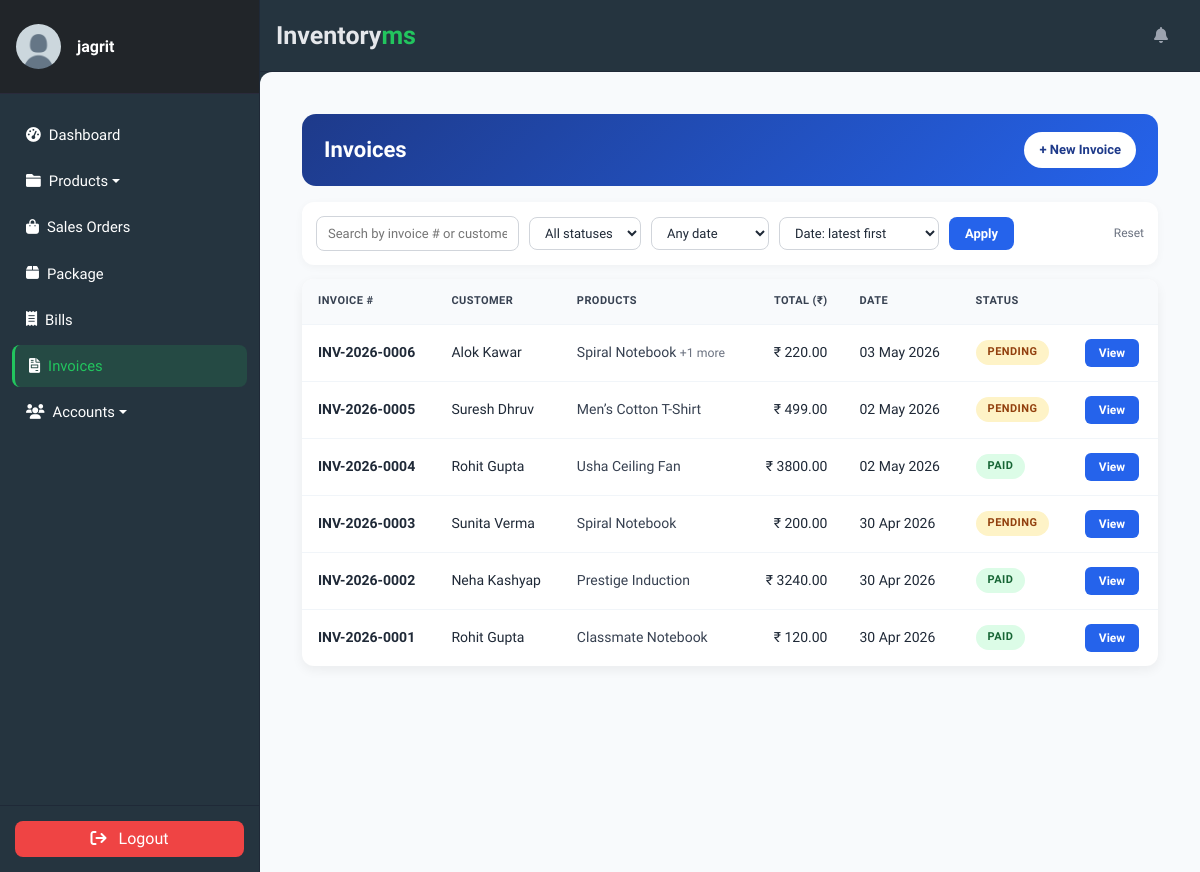
Before: /invoice/invoices/ (signed in) with the older database file.
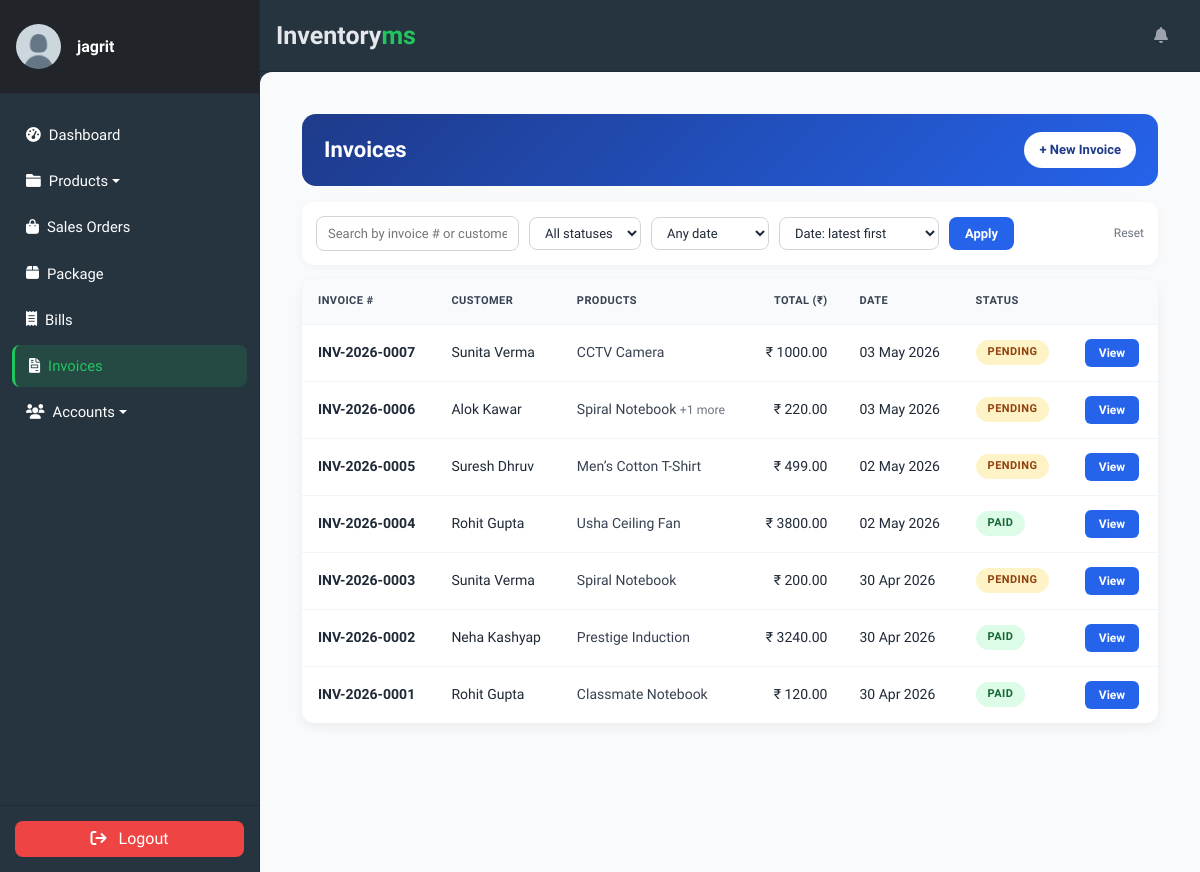
After: the same page with the newer database file.
### invoice/models.py (models this page shows, shortened)
class Invoice(models.Model):
    slug = AutoSlugField(unique=True, populate_from='date')
    invoice_number = models.CharField(
        max_length=20, unique=True, blank=True,
        help_text="Auto-generated INV-YYYY-NNNN."
    )
    date = models.DateTimeField(auto_now=True, verbose_name='Date')
    due_date = models.DateField(null=True, blank=True)
    sale = models.OneToOneField(
        'transactions.Sale',
        on_delete=models.SET_NULL,
        null=True, blank=True,
        related_name='invoice',
        help_text="The POS Sale this invoice was generated from, if any.",
    )
    customer = models.ForeignKey(
        Customer, on_delete=models.SET_NULL, null=True, blank=True,
        related_name="invoices"
    )
    customer_name = models.CharField(max_length=60)
    contact_number = models.CharField(max_length=20, blank=True)
    customer_email = models.EmailField(max_length=120, blank=True, null=True)
    shipping_address = models.CharField(
        max_length=255, blank=True, null=True,
        verbose_name="Shipping Address"
    )
    shipping = models.FloatField(verbose_name='Shipping & Handling', default=0.0)
    grand_total = models.FloatField(verbose_name='Grand Total (₹)', default=0)
    status = models.CharField(
        max_length=10, choices=INVOICE_STATUS, default="PENDING"
    )
    class Meta:
        ordering = ["-id"]
    @property
    def status_color(self):
        return {"PAID": "success", "PENDING": "warning", "CANCELLED": "danger"}.get(
            self.status, "secondary"
        )

class InvoiceItem(models.Model):
    invoice = models.ForeignKey(
        Invoice, on_delete=models.CASCADE, related_name='items'
    )
    product = models.ForeignKey(
        Item, on_delete=models.PROTECT, related_name='invoice_items'
    )
    quantity = models.PositiveIntegerField(default=1)
    price = models.DecimalField(max_digits=10, decimal_places=2)
    class Meta:
        ordering = ['id']

### accounts/models.py (models this page shows, shortened)
class Customer(models.Model):
    first_name = models.CharField(max_length=256)
    last_name = models.CharField(max_length=256, blank=True, null=True)
    address = models.TextField(max_length=256, blank=True, null=True)
    email = models.EmailField(max_length=256, blank=True, null=True)
    phone = models.CharField(max_length=30, blank=True, null=True)
    loyalty_points = models.IntegerField(default=0)
    class Meta:
        db_table = 'Customers'
    def get_full_name(self):
        return f"{self.first_name} {self.last_name or ''}".strip()

### store/models.py (models this page shows, shortened)
class Item(models.Model):
    slug = AutoSlugField(unique=True, populate_from='name')
    name = models.CharField(max_length=50)
    sku = models.CharField(max_length=32, unique=True, null=True, blank=True)
    description = models.TextField(max_length=256)
    category = models.ForeignKey(Category, on_delete=models.CASCADE)
    quantity = models.IntegerField(default=0)
    low_stock_threshold = models.PositiveIntegerField(default=5)
    price = models.FloatField(default=0)
    cost_price = models.FloatField(default=0)
    expiring_date = models.DateTimeField(null=True, blank=True)
    vendor = models.ForeignKey(Vendor, on_delete=models.SET_NULL, null=True)
    class Meta:
        ordering = ['name']
        verbose_name_plural = 'Items'

### invoice/views.py (the view, shortened to what this page needs)
# urls.py: path('invoices/',                          InvoiceListView.as_view(),   name='invoicelist'),
class InvoiceListView(LoginRequiredMixin, ListView):
    model = Invoice
    template_name = "invoice/invoicelist.html"
    context_object_name = "invoices"
    paginate_by = 15
    SORT_MAP = {
        "date_desc":   "-date",
        "date_asc":    "date",
        "amount_desc": "-grand_total",
        "amount_asc":  "grand_total",
    }
    def get_queryset(self):
        qs = super().get_queryset().prefetch_related("items__product").select_related("customer", "sale")
        q = self.request.GET.get("q")
        status = self.request.GET.get("status")
        if status in {"PAID", "PENDING", "CANCELLED"}:
            qs = qs.filter(status=status)
        date_filter = self.request.GET.get("date")
        now = timezone.now()
        if date_filter == "today":
            qs = qs.filter(date__date=now.date())
        elif date_filter == "week":
            qs = qs.filter(date__gte=now - timedelta(days=7))
        elif date_filter == "month":
            qs = qs.filter(date__gte=now - timedelta(days=30))
        sort = self.request.GET.get("sort", "date_desc")
        qs = qs.order_by(self.SORT_MAP.get(sort, "-date"))
        return qs
    def get_context_data(self, **kwargs):
        ctx = super().get_context_data(**kwargs)
        ctx["q"] = self.request.GET.get("q", "")
        ctx["status"] = self.request.GET.get("status", "")
        ctx["date"] = self.request.GET.get("date", "")
        ctx["sort"] = self.request.GET.get("sort", "date_desc")
        return ctx

### invoice/templates/invoice/invoicelist.html (shortened to what this page needs)
{% extends "store/base.html" %}
{% block content %}
<div class="module-wrap">
    <div class="module-header">
        <div>
            <h2>Invoices</h2>
        </div>
        <div class="module-actions">
            <a class="btn-action primary" href="{% url 'invoice-create' %}">+ New Invoice</a>
        </div>
    </div>
    <form method="get" class="filter-bar">
        <input type="text" name="q" value="{{ q }}" placeholder="Search by invoice # or customer name">
        <select name="status">
            <option value="">All statuses</option>
        </select>
        <select name="date">
            <option value="">Any date</option>
        </select>
        <select name="sort">
            <option value="date_desc"   {% if sort == 'date_desc' %}selected{% endif %}>Date: latest first</option>
        </select>
        <button type="submit">Apply</button>
        <a class="clear" href="{% url 'invoicelist' %}">Reset</a>
    </form>
    <table class="data-table">
        <thead>
            <tr>
                <th>Invoice #</th>
                <th>Customer</th>
                <th>Products</th>
                <th class="num">Total (₹)</th>
                <th>Date</th>
                <th>Status</th>
                <th></th>
            </tr>
        </thead>
        <tbody>
            {% for invoice in invoices %}
            <tr>
                <td><strong>{{ invoice.invoice_number|default:invoice.slug }}</strong></td>
                <td>{{ invoice.customer.get_full_name|default:invoice.customer_name }}</td>
                <td>
                    {% with lines=invoice.items.all %}
                    {% if lines %}
                        <span style="color:#374151;">{{ lines.0.product.name }}</span>
                        {% if lines|length > 1 %}
                            <small style="color:#6b7280;">+{{ lines|length|add:"-1" }} more</small>
                        {% endif %}
                    {% else %}
                        <span style="color:#9ca3af;">—</span>
                    {% endif %}
                    {% endwith %}
                </td>
                <td class="num">₹ {{ invoice.grand_total|floatformat:2 }}</td>
                <td>{{ invoice.date|date:"d M Y" }}</td>
                <td><span class="status-badge {{ invoice.status_color }}">{{ invoice.get_status_display }}</span></td>
                <td><a class="view-btn" href="{% url 'invoice-detail' invoice.slug %}">View</a></td>
            </tr>
            {% empty %}
            <tr><td colspan="7" style="text-align:center; padding:32px; color:#6b7280;">No invoices found.</td></tr>
            {% endfor %}
        </tbody>
    </table>
</div>
{% endblock %}

Changed rows visible on the page:
added Invoice: invoice_number "INV-2026-0007", customer.get_full_name "Sunita Verma", items.all.0.product.name "CCTV Camera", grand_total "1000.00", date "03 May 2026", status "PENDING"
